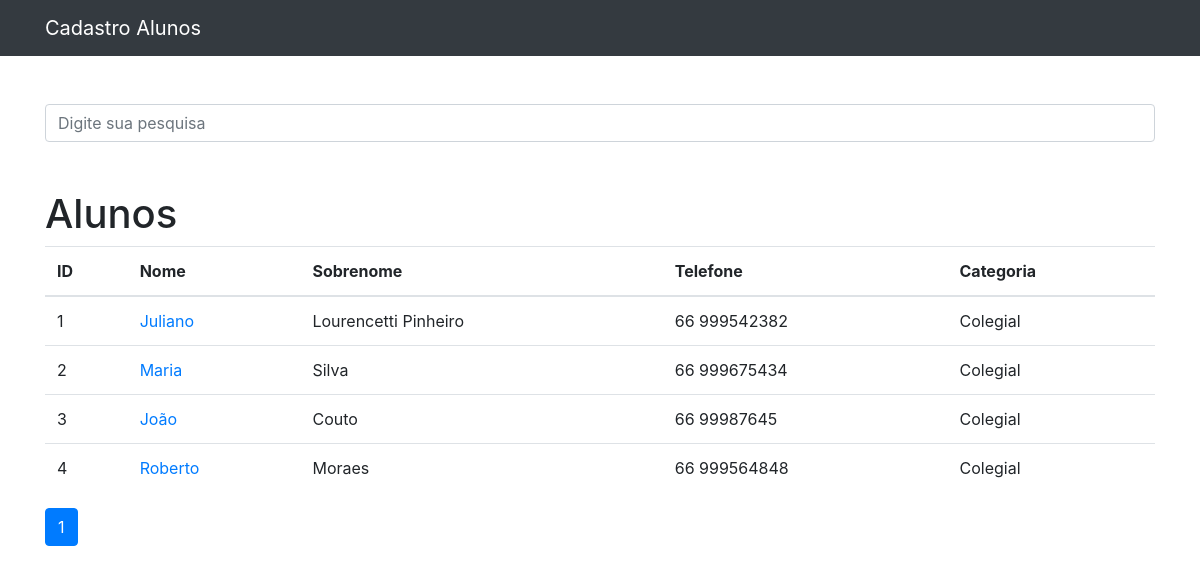
The page / on the database its author committed.
### alunos/models.py (models this page shows, shortened)
class Aluno(models.Model):
    nome = models.CharField(max_length=255)
    sobrenome = models.CharField(max_length=255)
    telefone = models.CharField(max_length=255)
    email = models.CharField(max_length=255)
    data_criacao = models.DateTimeField(default=timezone.now)
    descricao = models.TextField(blank=True)
    categoria = models.ForeignKey(Categoria, on_delete=models.DO_NOTHING)
    mostrar = models.BooleanField(default=True)

class Categoria(models.Model):
    nome = models.CharField(max_length=255)
    def __str__(self):
        return self.nome

### alunos/views.py (the view)
# urls.py: path('', views.index, name='index'),
def index(request):
    alunos = Aluno.objects.order_by('id').filter(mostrar=True)
    paginator = Paginator(alunos, 10)
    page = request.GET.get('page')
    alunos = paginator.get_page(page)
    return render(request, 'alunos/index.html', {
        'alunos': alunos
    })

### alunos/templates/alunos/index.html
{% extends 'base.html' %}
{% block conteudo %}
<h1 class="mt-5">Alunos</h1>
<table class="table">
    <thead>
        <tr>
            <th>ID</th>
            <th>Nome</th>
            <th>Sobrenome</th>
            <th>Telefone</th>
            <th>Categoria</th>
        </tr>
    </thead>
    <tbody>
        {% for aluno in alunos %}
        <tr>
            <td>{{ aluno.id }}</td>
            <td>
                <a href="{% url 'ver_aluno' aluno.id %}">{{ aluno.nome }}</a>
            </td>
            <td>{{ aluno.sobrenome }}</td>
            <td>{{ aluno.telefone }}</td>
            <td>{{ aluno.categoria }}</td>
        </tr>
        {% endfor %}
    </tbody>
</table>
<nav aria-label="Page navigation example">
    <ul class="pagination">
        {% for pagina in alunos.paginator.page_range %}
            {% if alunos.number == pagina %}
                <li class="page-item active"><a class="page-link" href="?page={{ pagina }}">{{pagina}}</a></li>
            {% else %}
            <li class="page-item"><a class="page-link" href="?page={{ pagina }}">{{pagina}}</a></li>
            {% endif %}
        {% endfor %}
    </ul>
</nav>
{% endblock %}

### templates/base.html (shortened to what this page needs)
{% load static %}
<!DOCTYPE html>
<html lang="pt">
<head>
    {% include 'parciais/_head.html' %}
</head>
<body>
    {% include 'parciais/_nav.html' %}
    <div class="container">
        <div class="row">
            <div class="col-lg-12">
                <br><br>
                <form method="get" action="{% url 'busca' %}">
                    <div class="form-group row">
                        <div class="col-12">
                            <input class="form-control" type="search" value="{{ request.GET.termo }}" id="search-input"
                                placeholder="Digite sua pesquisa" name="termo">
                        </div>
                    </div>
                </form>
                {% block conteudo %} {% endblock %}
            </div>
        </div>
    </div>
</body>
</html>

### templates/parciais/_head.html (shortened to what this page needs)
{% load static %}
<link href="{% static 'vendor/bootstrap/css/bootstrap.min.css' %}" rel="stylesheet">

### templates/parciais/_nav.html (shortened to what this page needs)
<nav class="navbar navbar-expand-lg navbar-dark bg-dark static-top">
    <div class="container">
        <a class="navbar-brand" href="{% url 'index' %}">Cadastro Alunos</a>
    </div>
</nav>

### rows shown on the page
Aluno: id "1", nome "Juliano", sobrenome "Lourencetti Pinheiro", telefone "66 999542382", categoria "Colegial"
Aluno: id "2", nome "Maria", sobrenome "Silva", telefone "66 999675434", categoria "Colegial"
Aluno: id "3", nome "João", sobrenome "Couto", telefone "66 99987645", categoria "Colegial"
Aluno: id "4", nome "Roberto", sobrenome "Moraes", telefone "66 999564848", categoria "Colegial"

### other values the page prints
{{ pagina }} "1"
